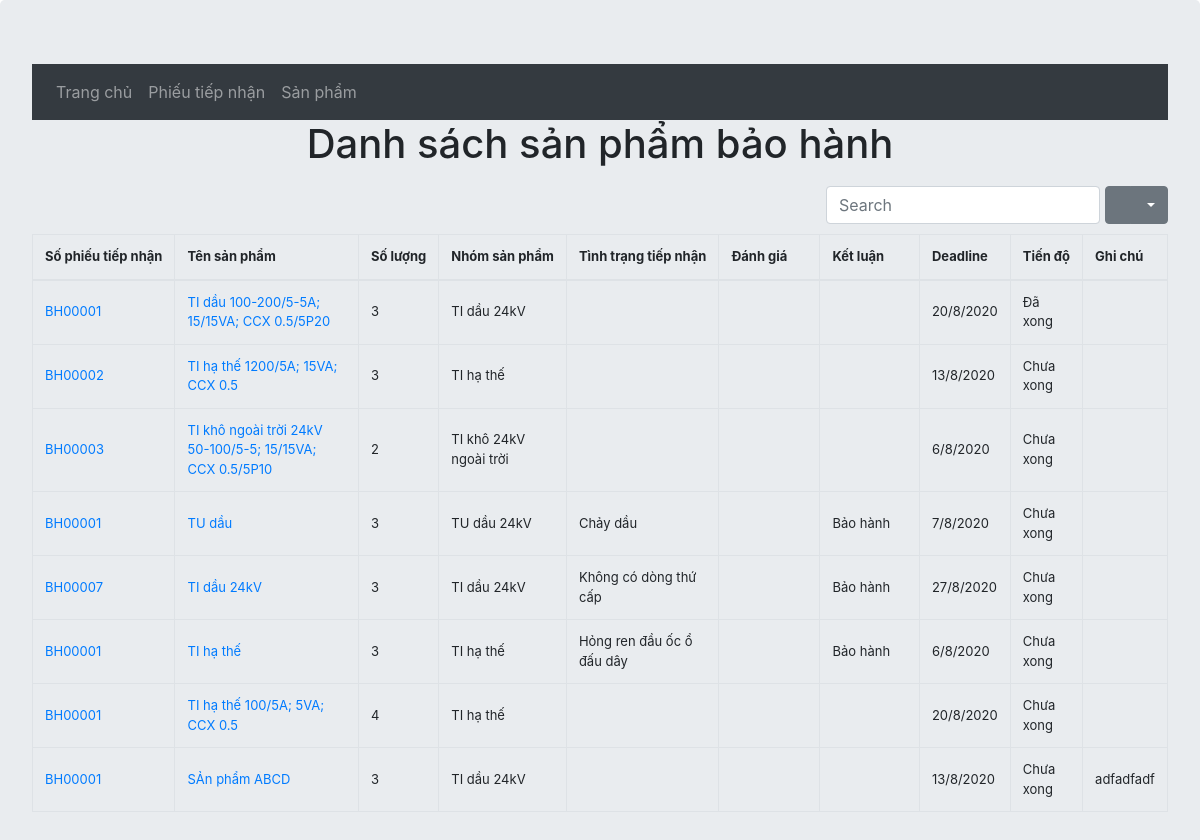
The app's page /warranty/items, older data.
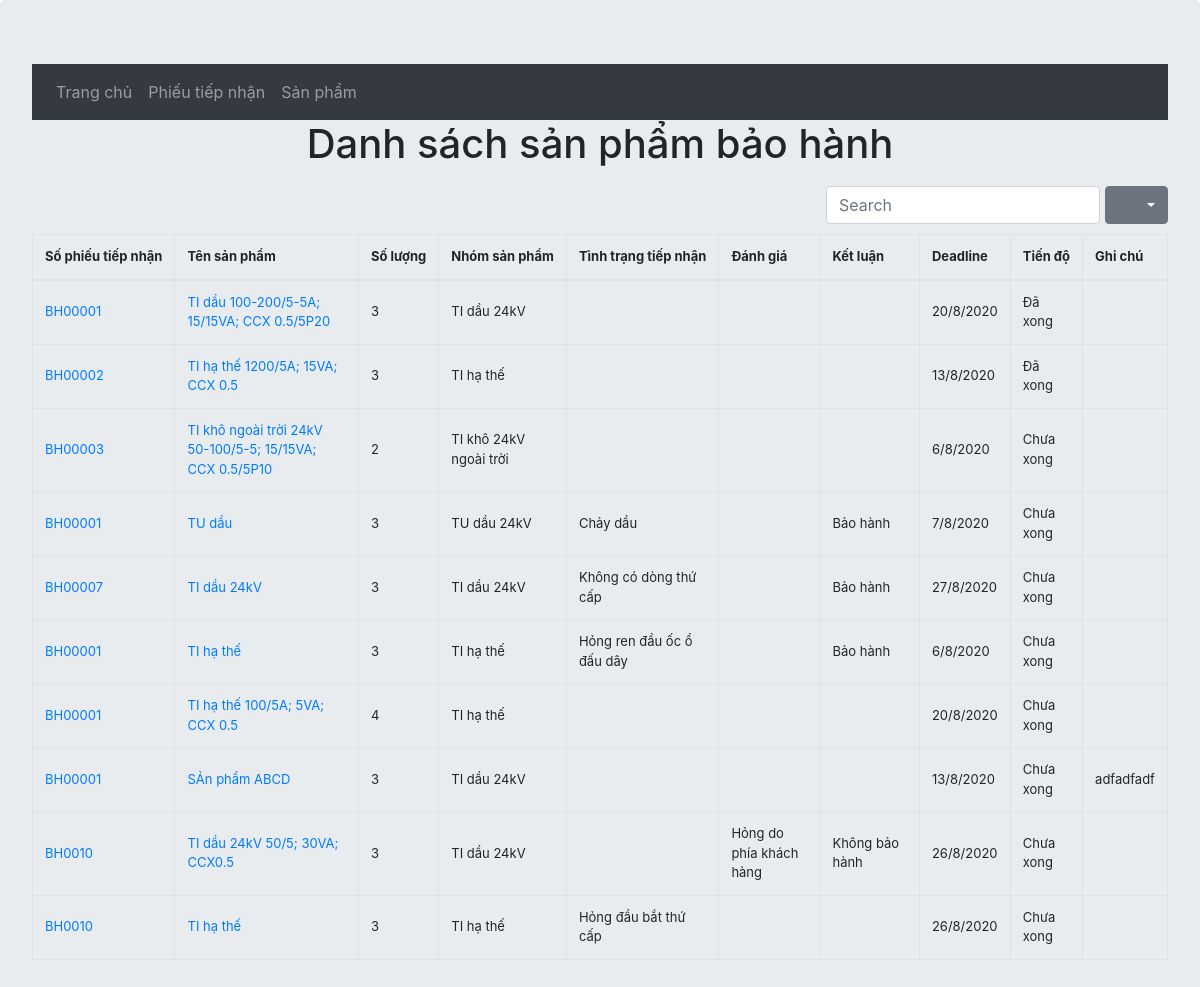
The same page, newer data.
### warranty/models.py (models this page shows, shortened)
class Item(models.Model):
    group = [
        ("TIDAU24", "TI dầu 24kV"),
        ("TUDAU24","TU dầu 24kV"),
        ("TIKHO24I", "TI khô 24kV trong nhà"),
        ("TIKHO24O", "TI khô 24kV ngoài trời"),
        ("TIHT", "TI hạ thế"),
    ]
    noteNumber = models.ForeignKey(Note, on_delete=models.CASCADE, related_name="item", verbose_name="Phiếu tiếp nhận")
    itemName = models.CharField(max_length=60, verbose_name="Tên sản phẩm")
    quantity = models.IntegerField(null=False, verbose_name="Số lượng", validators=[MinValueValidator(1)], )
    itemGroup = models.CharField(max_length=10, choices=group, verbose_name="Nhóm sản phẩm")
    status = models.CharField(max_length=128, blank=True, verbose_name="Tình trạng tiếp nhận")
    check = models.CharField(max_length=128, blank=True, verbose_name="Đánh giá")
    conclude = models.CharField(max_length=128, blank=True, verbose_name="Kết luận")
    deadline = models.DateField()
    note = models.TextField(blank=True, verbose_name="Ghi chú")
    numExport = models.CharField(max_length=10, verbose_name="Số phiếu xuất", blank=True)
    dayExport = models.DateField(verbose_name="Ngày xuất", null=True, blank=True)
    done = models.BooleanField(verbose_name="Xong/ Chưa xong:", choices=[(True, "Đã xong"), (False, "Chưa xong")], default=False)

class Note(models.Model):
    customerGroup = [
        ('DAILY', 'Đại lý'),
        ('NPC', 'NPC'),
        ('SPC', 'SPC'),
    ]
    noteNumber = models.CharField(max_length=10, unique=True,error_messages={'unique':"Số phiếu này đã có"}, verbose_name="Số phiếu")
    customers = models.CharField(max_length=50, null=False, verbose_name="Khách hàng")
    customersObj = models.CharField(choices=customerGroup, max_length=50, verbose_name="Nhóm khách hàng", null=True)
    receiveDay = models.DateField(null=False, verbose_name="Ngày tiếp nhận")
    note = models.TextField(blank=True, verbose_name="Ghi chú")
    numOrder = models.IntegerField(verbose_name="Thứ tự", null=True)

### warranty/views.py (the view)
# urls.py: path('', views.ItemListView.as_view(template_name='warranty/index.html'), name = "index"),
class ItemListView(generic.ListView):
    model = Item

### warranty/templates/warranty/item_list.html (shortened to what this page needs)
{% extends 'warranty/layout.html'%}
{% block content %}
        {% if item_list %}
        <h1 class="text-center">Danh sách sản phẩm bảo hành</h1>
        <table
        id="table"
        data-toggle="table"
        data-search="true"
        data-search-on-enter-key="true"
        data-resizable="true"
        data-show-export="true"
        data-show-toggle="true"
        data-filter-control="true"
        >
            <thead>
                <tr>
                    <th data-width="5" data-width-unit="%">Số phiếu tiếp nhận</th>
                    <th data-width="20" data-width-unit="%">Tên sản phẩm</th>
                    <th data-width="5" data-width-unit="%">Số lượng</th>
                    <th data-width="10" data-width-unit="%">Nhóm sản phẩm</th>
                    <th data-width="10" data-width-unit="%">Tình trạng tiếp nhận</th>
                    <th data-width="10" data-width-unit="%">Đánh giá</th>
                    <th data-width="10" data-width-unit="%">Kết luận</th>
                    <th data-width="5" data-width-unit="%">Deadline</th>
                    <th data-width="5" data-width-unit="%">Tiến độ</th>
                    <th data-width="20" data-width-unit="%">Ghi chú</th>
                </tr>
            </thead>
            <tbody>
                {% for item in item_list %}
                <tr>
                    <td>
                        <a href="{% url 'warranty:note_detail' item.noteNumber.id %}">{{ item.noteNumber.noteNumber }}</a></td>
                    <td><a href="{% url 'warranty:item_detail' item.id %}">{{ item.itemName }}</a></td>
                    <td>{{ item.quantity }}</td>
                    <td>{{ item.get_itemGroup_display }}</td>
                    <td>{{ item.status }}</td>
                    <td>{{ item.check }}</td>
                    <td>{{ item.conclude }}</td>
                    <td>{{ item.deadline|date:"j/n/Y" }}</td>
                    <td>{{ item.get_done_display }}</td>
                    <td>{{ item.note }}</td>
                </tr>
                {% endfor %}
            </tbody>
        </table>
        {% else %}
        <div class="text-center">Chưa có phiếu tiếp nhận nào</div>
        {% endif %}
{% endblock %}

Row changes from the older to the newer data that the page shows:
changed Item "TI hạ thế 1200/5A; 15VA; CCX 0.5": done "Chưa xong" → "Đã xong"
added Item: noteNumber.noteNumber "BH0010", itemName "TI dầu 24kV 50/5; 30VA; CCX0.5", quantity "3", itemGroup "TI dầu 24kV", check "Hỏng do phía khách hàng", conclude "Không bảo hành", deadline "26/8/2020", done "Chưa xong"
added Item: noteNumber.noteNumber "BH0010", itemName "TI hạ thế", quantity "3", itemGroup "TI hạ thế", status "Hỏng đầu bắt thứ cấp", deadline "26/8/2020", done "Chưa xong"
